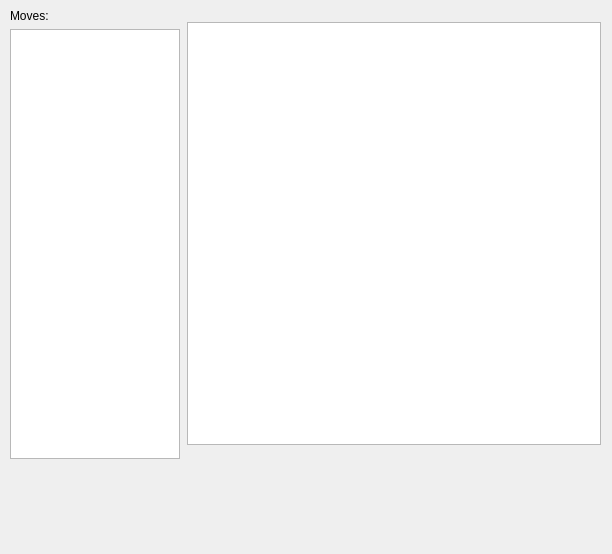
<?xml version="1.0" encoding="UTF-8"?>
<ui version="4.0">
 <class>ChessWindow</class>
 <widget class="QMainWindow" name="ChessWindow">
  <property name="geometry">
   <rect>
    <x>0</x>
    <y>0</y>
    <width>612</width>
    <height>554</height>
   </rect>
  </property>
  <property name="sizePolicy">
   <sizepolicy hsizetype="Fixed" vsizetype="Fixed">
    <horstretch>0</horstretch>
    <verstretch>0</verstretch>
   </sizepolicy>
  </property>
  <property name="maximumSize">
   <size>
    <width>5000</width>
    <height>5000</height>
   </size>
  </property>
  <property name="windowTitle">
   <string>Chess Board</string>
  </property>
  <widget class="QWidget" name="centralwidget">
   <layout class="QVBoxLayout" name="verticalLayout_3">
    <item>
     <layout class="QHBoxLayout" name="horizontalLayout">
      <item>
       <layout class="QVBoxLayout" name="verticalLayout_2">
        <item>
         <widget class="QLabel" name="label">
          <property name="text">
           <string>Moves:</string>
          </property>
         </widget>
        </item>
        <item>
         <widget class="QTextEdit" name="te_moves">
          <property name="enabled">
           <bool>true</bool>
          </property>
          <property name="maximumSize">
           <size>
            <width>170</width>
            <height>16777215</height>
           </size>
          </property>
          <property name="verticalScrollBarPolicy">
           <enum>Qt::ScrollBarAsNeeded</enum>
          </property>
          <property name="horizontalScrollBarPolicy">
           <enum>Qt::ScrollBarAlwaysOff</enum>
          </property>
          <property name="readOnly">
           <bool>true</bool>
          </property>
         </widget>
        </item>
       </layout>
      </item>
      <item>
       <widget class="BoardView" name="tv_board">
        <property name="sizePolicy">
         <sizepolicy hsizetype="Fixed" vsizetype="Fixed">
          <horstretch>0</horstretch>
          <verstretch>0</verstretch>
         </sizepolicy>
        </property>
        <property name="minimumSize">
         <size>
          <width>414</width>
          <height>423</height>
         </size>
        </property>
        <property name="maximumSize">
         <size>
          <width>414</width>
          <height>423</height>
         </size>
        </property>
        <property name="verticalScrollBarPolicy">
         <enum>Qt::ScrollBarAlwaysOff</enum>
        </property>
        <property name="horizontalScrollBarPolicy">
         <enum>Qt::ScrollBarAlwaysOff</enum>
        </property>
        <property name="cornerButtonEnabled">
         <bool>false</bool>
        </property>
        <attribute name="horizontalHeaderDefaultSectionSize">
         <number>50</number>
        </attribute>
        <attribute name="horizontalHeaderMinimumSectionSize">
         <number>50</number>
        </attribute>
        <attribute name="verticalHeaderDefaultSectionSize">
         <number>50</number>
        </attribute>
        <attribute name="verticalHeaderMinimumSectionSize">
         <number>50</number>
        </attribute>
        <attribute name="verticalHeaderDefaultSectionSize">
         <number>50</number>
        </attribute>
        <attribute name="horizontalHeaderMinimumSectionSize">
         <number>50</number>
        </attribute>
        <attribute name="verticalHeaderMinimumSectionSize">
         <number>50</number>
        </attribute>
        <attribute name="horizontalHeaderDefaultSectionSize">
         <number>50</number>
        </attribute>
       </widget>
      </item>
     </layout>
    </item>
    <item>
     <widget class="QWidget" name="widget" native="true">
      <property name="minimumSize">
       <size>
        <width>0</width>
        <height>80</height>
       </size>
      </property>
      <property name="maximumSize">
       <size>
        <width>16777215</width>
        <height>80</height>
       </size>
      </property>
      <layout class="QVBoxLayout" name="verticalLayout">
       <item>
        <layout class="QHBoxLayout" name="white_layout">
         <item>
          <spacer name="horizontalSpacer">
           <property name="orientation">
            <enum>Qt::Horizontal</enum>
           </property>
           <property name="sizeHint" stdset="0">
            <size>
             <width>0</width>
             <height>20</height>
            </size>
           </property>
          </spacer>
         </item>
        </layout>
       </item>
       <item>
        <layout class="QHBoxLayout" name="black_layout">
         <item>
          <spacer name="horizontalSpacer_2">
           <property name="orientation">
            <enum>Qt::Horizontal</enum>
           </property>
           <property name="sizeHint" stdset="0">
            <size>
             <width>380</width>
             <height>20</height>
            </size>
           </property>
          </spacer>
         </item>
        </layout>
       </item>
      </layout>
     </widget>
    </item>
   </layout>
  </widget>
  <widget class="QMenuBar" name="menubar">
   <property name="geometry">
    <rect>
     <x>0</x>
     <y>0</y>
     <width>612</width>
     <height>25</height>
    </rect>
   </property>
  </widget>
 </widget>
 <customwidgets>
  <customwidget>
   <class>BoardView</class>
   <extends>QTableView</extends>
   <header>boardview.h</header>
  </customwidget>
 </customwidgets>
 <resources/>
 <connections/>
</ui>
